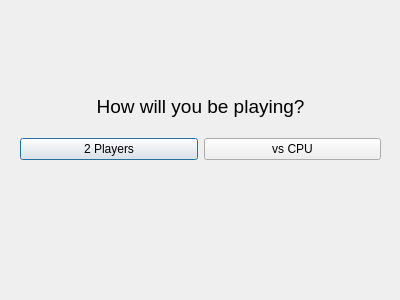
<?xml version="1.0" encoding="UTF-8"?>
<ui version="4.0">
 <class>NumberPlayersDialog</class>
 <widget class="QDialog" name="NumberPlayersDialog">
  <property name="geometry">
   <rect>
    <x>0</x>
    <y>0</y>
    <width>400</width>
    <height>300</height>
   </rect>
  </property>
  <property name="windowTitle">
   <string>Dialog</string>
  </property>
  <widget class="QWidget" name="verticalLayoutWidget">
   <property name="geometry">
    <rect>
     <x>20</x>
     <y>80</y>
     <width>361</width>
     <height>80</height>
    </rect>
   </property>
   <layout class="QVBoxLayout" name="verticalLayout">
    <item>
     <widget class="QLabel" name="label">
      <property name="font">
       <font>
        <pointsize>14</pointsize>
       </font>
      </property>
      <property name="text">
       <string>How will you be playing?</string>
      </property>
      <property name="alignment">
       <set>Qt::AlignmentFlag::AlignCenter</set>
      </property>
     </widget>
    </item>
    <item>
     <layout class="QHBoxLayout" name="horizontalLayout">
      <item>
       <widget class="QPushButton" name="twoPlayerButton">
        <property name="text">
         <string>2 Players</string>
        </property>
       </widget>
      </item>
      <item>
       <widget class="QPushButton" name="vsCPUButton">
        <property name="text">
         <string>vs CPU</string>
        </property>
       </widget>
      </item>
     </layout>
    </item>
   </layout>
  </widget>
 </widget>
 <resources/>
 <connections/>
</ui>
